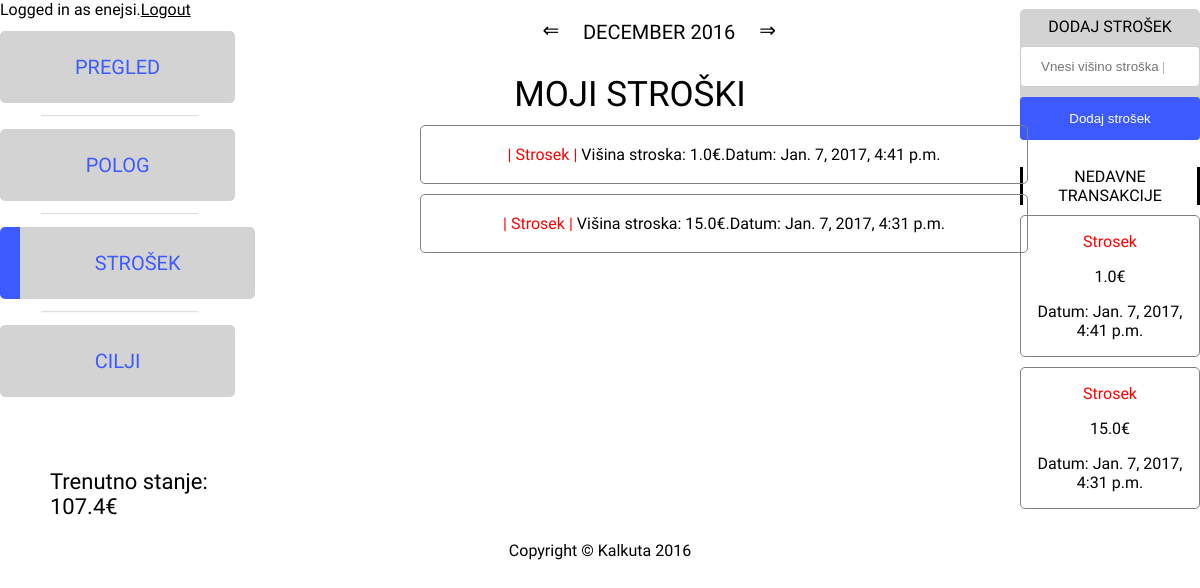
/kalkuta/strosek (signed in), run on an earlier commit of the app's database.
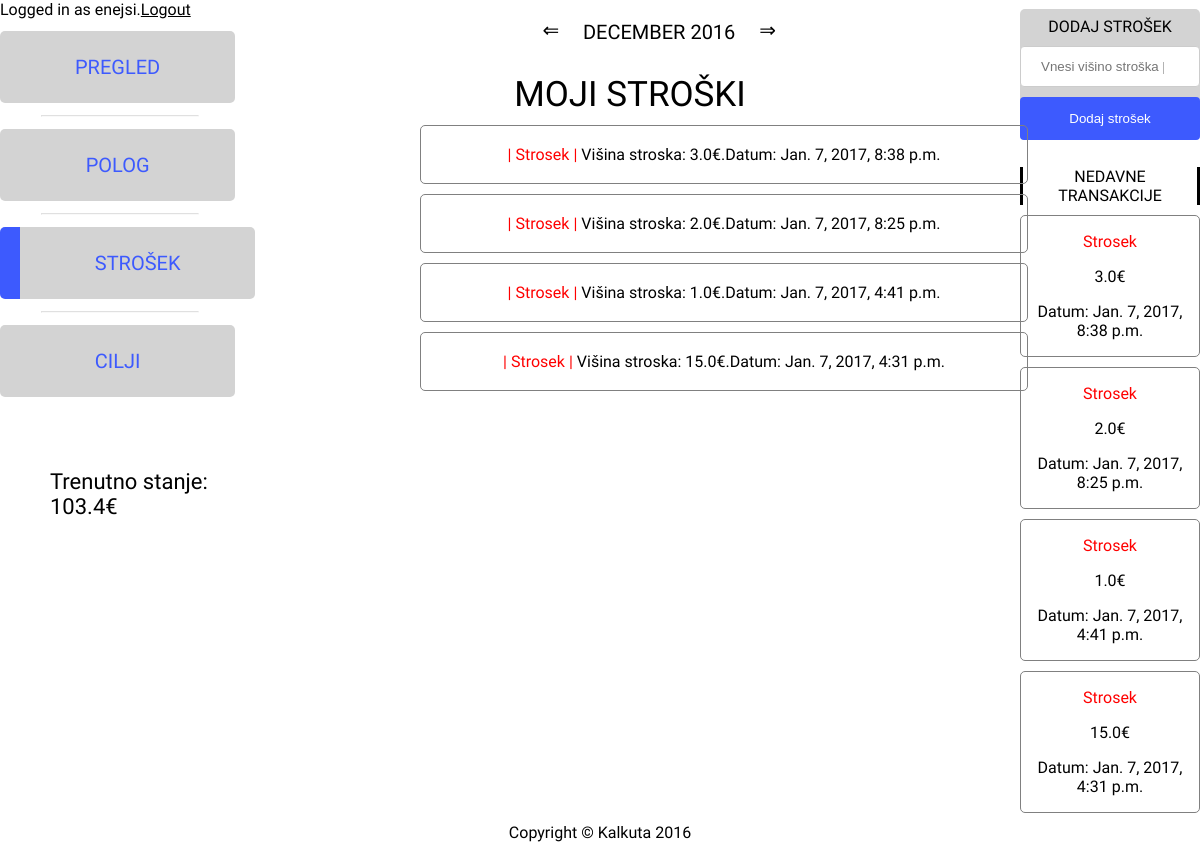
And on a later commit of the database.
### kalkuta/models.py (models this page shows, shortened)
class Stanje(models.Model):
    stanje = models.FloatField(default=0)
    uporabnik = models.OneToOneField(User, on_delete=models.SET_NULL, null=True)
    stdlogger.debug("Entering dash view")

class Transakcija(models.Model):
    tip = models.BooleanField() #0 je strosek 1 je polog
    visina = models.FloatField()
    datum = models.DateTimeField(default=datetime.now)
    uporabnik = models.ForeignKey(User, on_delete=models.SET_NULL, null=True)
    stdlogger.debug("Entering dash view")

### kalkuta/views.py (the view, shortened to what this page needs)
# urls.py: url(r'strosek', views.odlivi, name='odlivi'),
@login_required
def odlivi(request):
    stdlogger.debug("Entering odlivi view")
    current_user = request.user
    zadnja_dva = Transakcija.objects.filter(uporabnik=current_user).filter(tip=0).order_by('-id')[:4][::-1]
    zadnja_dva = reversed(zadnja_dva)
    context_dict = {'stroski': zadnja_dva}
    vsi =  Transakcija.objects.filter(uporabnik=current_user).filter(tip=0).order_by('-id')
    trenS = Stanje.objects.filter(uporabnik=current_user)[0].stanje
    context_dict = {'stroski': zadnja_dva,
                     'stroski_vsi': vsi,
                    'trenS': trenS}
    return render(request, 'kalkuta/odlivi.html', context_dict)

### kalkuta/templates/kalkuta/odlivi.html (shortened to what this page needs)
{% load static %}
<!doctype html>
<html lang="sl">
<head>
  <link rel="stylesheet" type="text/css" href="{% static 'kalkuta/odlivi.css' %}" media="screen" />
</head>
<body>
    <div class="nav_left">
        {% if user.is_authenticated %}
        <span class="header-links">Logged in as {{ user.username }}.<a href="{% url 'logout' %}">Logout</a></span>
        {% else %}
        {get_template("landing")}
        {% endif %}
        <nav class="dash_main_nav">
            <a class="nav cur" href="pregled">PREGLED</a>
            <hr>
            <a class="nav" href="polog">POLOG</a>
            <hr>
            <a class="nav" href="strosek"  style="
    color: #3D5AFE;
    border-style: hidden hidden hidden solid;
    border-width: 20px"
            >STROŠEK</a>
            <hr>
            <a class="nav" href="cilji">CILJI</a>
        </nav>
                <p style="padding-left:50px;padding-top: 50px; font-size: 22px;">Trenutno stanje: {{ trenS }}€</p>
    </div>
    <div class="dash_top_div">
        <div class="dash_top_div_cont">
            <a class="puscica levodesno" onclick="mesec_levo_f()" href="#">&lArr;</a>
            <div class="puscica mesecleto" style="width: 200px;">
                <p>DECEMBER 2016</p>
            </div>
            <a class="puscica levodesno" onclick="mesec_desno_f()" href="#">&rArr;</a>
        </div>
    </div>
    <div class="dash_right_div">
        <div class="dash_right_dva">
            <div class="odliv">
            DODAJ STROŠEK
            <form class="obrazec_priliv" name="dodaj_strosek" method="post">
              <div class="container">
                <input class="input" type="number" step="0.01" min="0" placeholder="Vnesi višino stroška [€]" name="strosek_visina" required>
                <input type="submit" value="Dodaj strošek" onclick="validate_strosek()">
            </div>
            </form>
            </div>
        </div>
        <div class="dash_right_tri">
            <div class="pregled_trans">
                NEDAVNE TRANSAKCIJE
            </div>
            <div class="transakcije">
                {% for i in stroski %}
                <div class="trans">
                    <p>{% if i.tip == 0 %}<p style="color: red">Strosek</p>{% else %}<p style="color: green">Polog</p>{% endif %}</p><p>{{ i.visina }}€</p>
                    <p> Datum: {{ i.datum }}</p>
                </div>
                {% endfor %}
            </div>
        </div>
    </div>
    <div class="dash_middle_div">
        <div class="action_cont">
            <div class="naslov_cilj" style="text-align: center; font-size: 35px">
                MOJI STROŠKI
            </div>
            {% for i in stroski_vsi %}
            <div id={{i.id}} class="cilj_main">
                    <p><span style="color: red">| Strosek | </span> Višina stroska: {{ i.visina }}€.Datum: {{ i.datum }}</p>
            </div>
                {% endfor %}
        </div>
    </div>
    <footer>
      	<p>Copyright &copy; Kalkuta 2016</p>
    </footer>
</body>

### kalkuta/static/kalkuta/odlivi.css (style rules this page uses)
body { width: 100%; height: 100%; margin-left: auto; margin-right: auto; margin-top: auto; margin-bottom: auto; font-family: 'Raleway', sans-serif; }
.nav_left { float: left; width: 20%; }
nav a { display:block; text-decoration: none; background-color: #D3D3D3; border-radius: 5px; }
.nav { width: 98%; margin-bottom: 5%; margin-top: 5%; text-align: center; vertical-align: middle; padding-top: 10%; padding-bottom: 10%; font-size: 20px; text-decoration: none; }
nav a:link { color: #3D5AFE; }
a:link { color: black; }
hr { width: 65%; opacity: 0.3; }
.dash_top_div { float: left; text-align: center; width: 60%; margin-bottom: 2%; font-size: 20px; height: 50px; }
.dash_top_div_cont { margin-left: 42%; }
.levodesno { padding-top: 18px; }
.puscica { float: left; text-decoration: none; }
.dash_middle_div { float:left; width: 65%; text-align: center; }
.dash_right_div { float:right; width: 15%; text-align: center; }
.dash_right_dva { width: 100%; margin-bottom: 5%; margin-top: 5%; padding-top: 8px; background-color: #D3D3D3; border-radius: 5px; }
.dash_right_tri { width: 100%; padding-top: 8px; }
input[type=submit] { width: 100%; background-color: #3D5AFE; color: white; padding: 14px 20px; border: none; border-radius: 4px; cursor: pointer; }
input[type=number],input[type=date], input[type=text], select { width: 100%; padding: 12px 20px; margin: 10px 0; display: inline-block; border: 1px solid #ccc; border-radius: 4px; box-sizing: border-box; }
.pregled_trans { display: block; border-left: solid; border-right: solid; margin-bottom: 10px; margin-top: 10px; }
.trans { border: solid; border-color: gray; border-width: 1px; margin-bottom: 10px; border-radius: 5px; }
footer { clear: both; text-align: center; }
.naslov_cilj { margin-bottom: 10px; }
.cilj_main { padding: 3px; width: 600px; margin-left: 180px; margin-bottom: 10px; margin-right:200px; border: solid; border-color: gray; border-width: 1px; border-radius: 5px; }

What changed in the data, as far as the page shows it:
changed Stanje: stanje "107.4" → "103.4"
added Transakcija: tip "Strosek", visina "3.0", datum "Jan. 7, 2017, 8:38 p.m."
added Transakcija: tip "Strosek", visina "2.0", datum "Jan. 7, 2017, 8:25 p.m."
